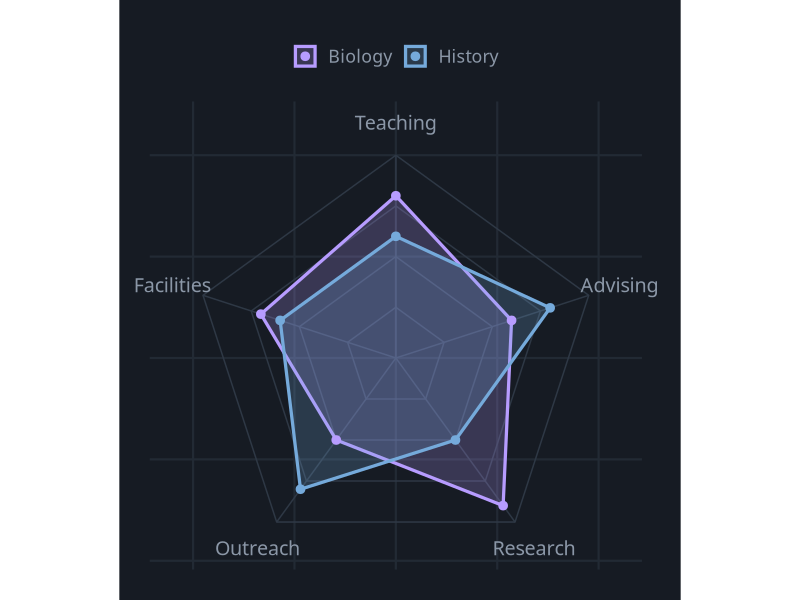
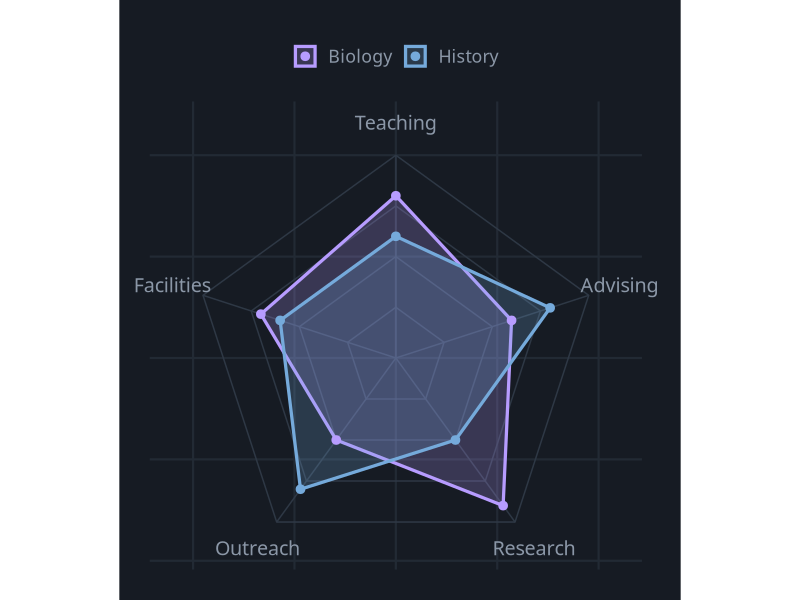

Reproduce these figures in R, in order.
# Radar Chart
# Question: How does each program score across five review criteria?
# Put this script and radar.csv in the same folder, then in RStudio choose
# Session > Set Working Directory > To Source File Location.

library(tidyverse)

# ---- Gallery look: dark background, soft gray text ----
font <- "IBM Plex Sans"   # use "sans" if IBM Plex Sans is not installed
ink  <- "#8B97A7"

theme_gallery <- function() {
  theme_minimal(base_size = 16, base_family = font) +
    theme(
      plot.background  = element_rect(fill = "#161B23", color = NA),
      panel.grid.major = element_line(color = "#222A34"),
      panel.grid.minor = element_blank(),
      text             = element_text(color = ink),
      axis.text        = element_text(color = ink),
      legend.position  = "top",
      legend.title     = element_blank(),
      plot.margin      = margin(24, 28, 18, 18)
    )
}

df <- read_csv("radar.csv", show_col_types = FALSE)

# Place each criterion on a spoke, starting at the top and going clockwise
spokes <- tibble(criterion = unique(df$criterion)) |>
  mutate(angle = 2 * pi * (row_number() - 1) / n())

points <- df |>
  left_join(spokes, by = "criterion") |>
  mutate(x = score * sin(angle), y = score * cos(angle))

rings <- expand_grid(level = c(2.5, 5, 7.5, 10), spokes) |>
  mutate(x = level * sin(angle), y = level * cos(angle))

p <- ggplot() +
  geom_polygon(data = rings, aes(x, y, group = level), fill = NA, color = "#2E3845") +
  geom_segment(data = spokes, aes(x = 0, y = 0, xend = 10 * sin(angle), yend = 10 * cos(angle)),
               color = "#2E3845") +
  geom_polygon(data = points, aes(x, y, group = program, fill = program, color = program),
               alpha = 0.22, linewidth = 1.1) +
  geom_point(data = points, aes(x, y, color = program), size = 2.6) +
  geom_text(data = spokes, aes(x = 11.6 * sin(angle), y = 11.6 * cos(angle), label = criterion),
            color = ink, family = font, size = 5) +
  scale_fill_manual(values = c("Biology" = "#B79CFF", "History" = "#75AADB")) +
  scale_color_manual(values = c("Biology" = "#B79CFF", "History" = "#75AADB")) +
  coord_equal(clip = "off") +
  theme_gallery() +
  theme(panel.grid = element_blank(), axis.text = element_blank(), axis.title = element_blank())

ggsave("radar.png", p, width = 9, height = 6, dpi = 200)
p
